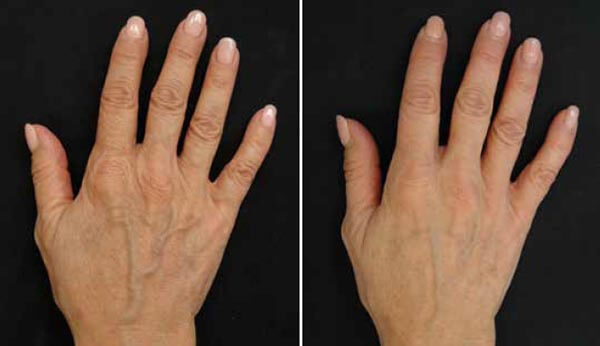
#> input picture hands1.jpg, 600 x 346 px, given in place of the camera
$ jupyter execute 'master hand video.ipynb'
#> lines starting #> are read from the running program, lines starting #| are printed output that depends on the picture; after the words box and inside, x2 and y2 are one past the last pixel; in counts of white or black regions, pixels touching at a corner belong together
[cell 1]
import numpy as np
import cv2
import math


hand_cascade = cv2.CascadeClassifier('Hand_haar_cascade.xml')


cap = cv2.VideoCapture(0)

while 1:
	ret, img = cap.read()
#> img is the input picture: shape (346, 600, 3); mean B, G, R 57.3, 72.2, 96
	blur = cv2.GaussianBlur(img,(5,5),0)
	gray = cv2.cvtColor(blur, cv2.COLOR_BGR2GRAY)
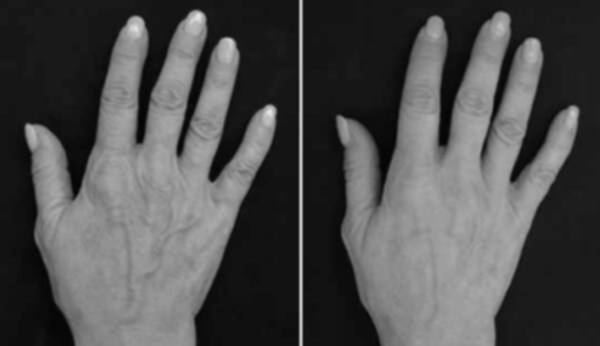
#> gray: shape (346, 600); min 3, max 231, mean 77.6
	retval2,thresh1 = cv2.threshold(gray,70,255,cv2.THRESH_BINARY_INV+cv2.THRESH_OTSU)
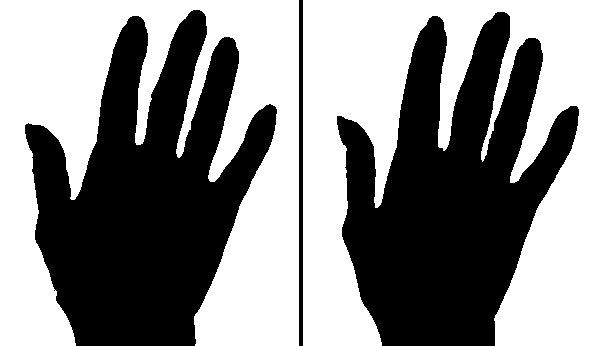
#> thresh1: shape (346, 600); 54% white; 3 black regions, box (x1, y1, x2, y2) and area: (25, 10, 277, 346) 47820, (337, 12, 579, 346) 46329, (299, 0, 303, 346) 1384
#> retval2 = 82
	hand = hand_cascade.detectMultiScale(thresh1, 1.3, 5)
#> hand = ()
	mask = np.zeros(thresh1.shape, dtype = "uint8")
	for (x,y,w,h) in hand:
		cv2.rectangle(img,(x,y),(x+w,y+h), (122,122,0), 2)
		cv2.rectangle(mask, (x,y),(x+w,y+h),255,-1)
#> this loop made 0 passes
#> mask: shape (346, 600); every value is 0
	img2 = cv2.bitwise_and(thresh1, mask)
	final = cv2.GaussianBlur(img2,(7,7),0)
	contours, hierarchy = cv2.findContours(final, cv2.RETR_TREE, cv2.CHAIN_APPROX_SIMPLE)
#> contours = []

	cv2.drawContours(img, contours, 0, (255,255,0), 3)
	cv2.drawContours(final, contours, 0, (255,255,0), 3)

	if len(contours) > 0:
		cnt=contours[0]
		hull = cv2.convexHull(cnt, returnPoints=False)

		defects = cv2.convexityDefects(cnt, hull)
		count_defects = 0


		if defects != None:
			for i in range(defects.shape[0]):
				p,q,r,s = defects[i,0]
				finger1 = tuple(cnt[p][0])
				finger2 = tuple(cnt[q][0])
				dip = tuple(cnt[r][0])

				a = math.sqrt((finger2[0] - finger1[0])**2 + (finger2[1] - finger1[1])**2)
				b = math.sqrt((dip[0] - finger1[0])**2 + (dip[1] - finger1[1])**2)
				c = math.sqrt((finger2[0] - dip[0])**2 + (finger2[1] - dip[1])**2)

				angle = math.acos((b**2 + c**2 - a**2)/(2*b*c)) * 57.29

				if angle <= 90:
				    count_defects += 1

		if count_defects == 1:
			cv2.putText(img,"THIS IS 2", (50, 50), cv2.FONT_HERSHEY_SIMPLEX, 2, 2)
		elif count_defects == 2:
			cv2.putText(img, "THIS IS 3", (50, 50), cv2.FONT_HERSHEY_SIMPLEX, 2, 2)
		elif count_defects == 3:
			cv2.putText(img,"This is 4", (50, 50), cv2.FONT_HERSHEY_SIMPLEX, 2, 2)
		elif count_defects == 4:
			cv2.putText(img,"THIS IS 5", (50, 50), cv2.FONT_HERSHEY_SIMPLEX, 2, 2)
	cv2.imshow('img',thresh1)
	cv2.imshow('img1',img)
	cv2.imshow('img2',img2)

	k = cv2.waitKey(30) & 0xff
#> (key Esc is pressed here)
	if k == 27:
		break
cap.release()
cv2.destroyAllWindows()
